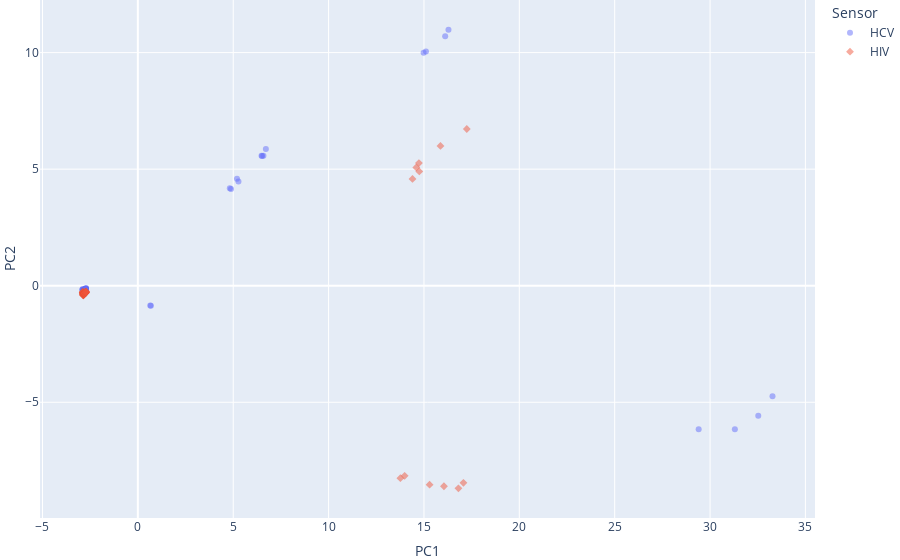

This figure's notebook cell:
### Code cell
# 4.1 Customize 3D Scatter Plot

fig = px.scatter(df_scores, x='PC1', y='PC2', color='Sensor', symbol='Sensor', opacity=0.5)

# tight layout
fig.update_layout(margin=dict(l=0, r=0, b=0, t=0)) # left, right, bottom, top with zero margin

fig.show()

# https://plotly.com/python/templates/
# fig.update_layout(template='plotly_white')
# plotly, plotly_white, plotly_dark, ggplot2, seaborn, simple_white, none
